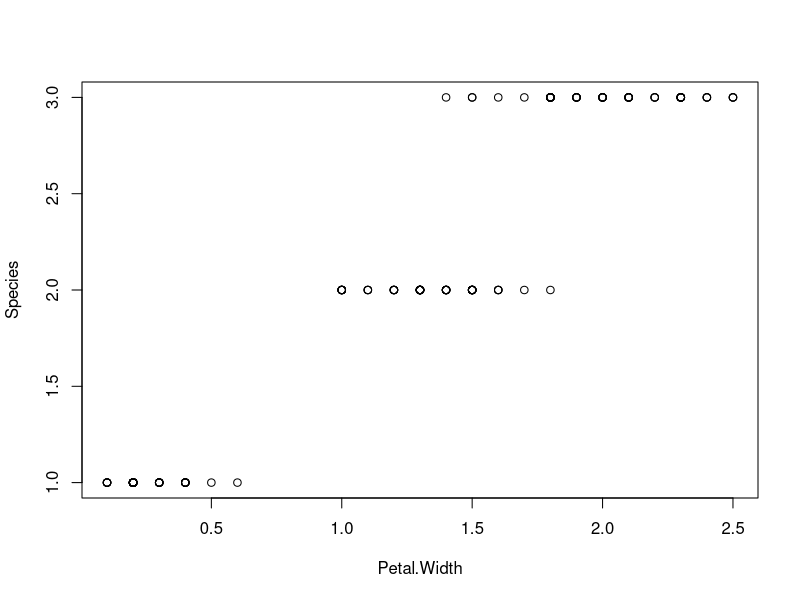
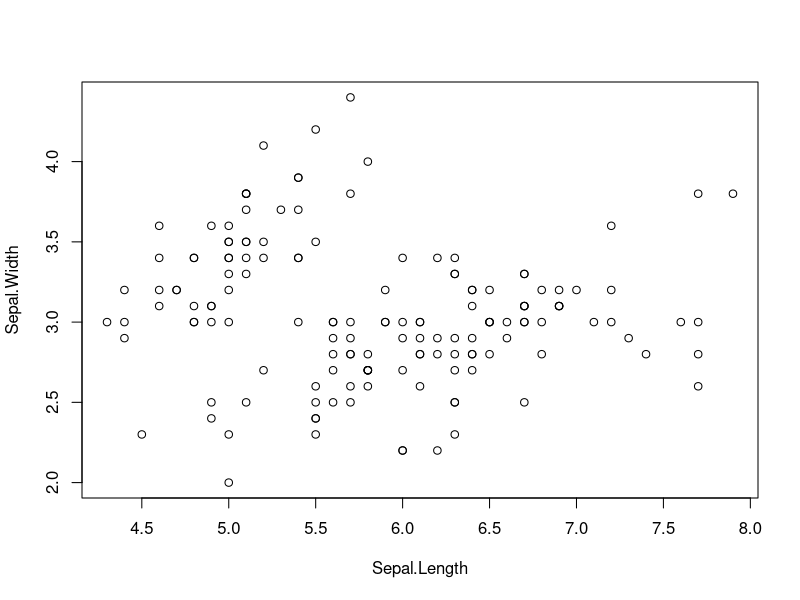

Write the R code that produced these figures, in order.
## ---- chunk 1
plot(iris[, 4:5])
## ---- chunk 2
plot(iris[, 1:2])
